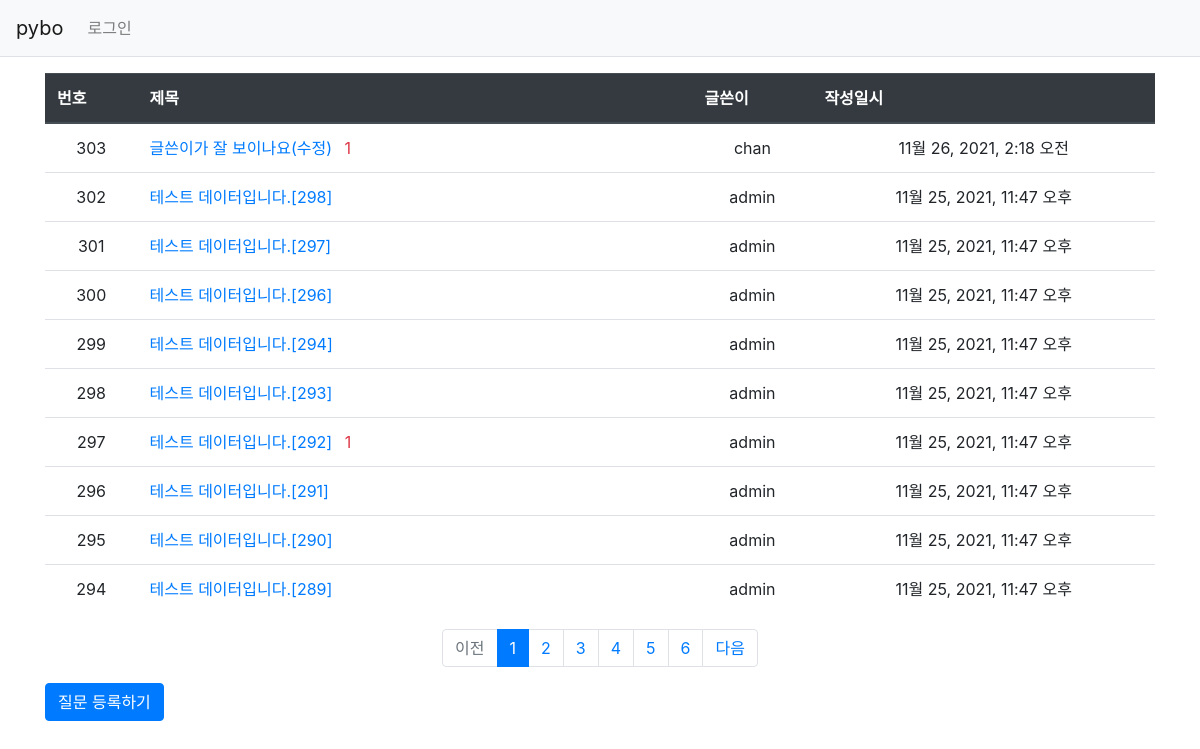
Screenshot of /pybo/ with the database file from the repository.
### pybo/models.py (models this page shows, shortened)
class Question(models.Model):
    author = models.ForeignKey(User, on_delete=models.CASCADE)
    subject = models.CharField(max_length=200)
    content = models.TextField()
    create_date = models.DateTimeField()
    modify_date = models.DateTimeField(null=True, blank=True)

### pybo/views.py (the view)
# urls.py: path('', views.index, name='index')
def index(request):
    page = request.GET.get('page', '1') #페이지
    question_list = Question.objects.order_by('-create_date')
    paginator = Paginator(question_list, 10)
    page_obj = paginator.get_page(page)
    context = {'question_list' : page_obj}#question_list}
    return render(request, 'pybo/question_list.html', context)

### pybo/templatetags/pybo_filter.py (called while the page is built)
@register.filter
def sub(value, arg):
    return value - arg

### templates/pybo/question_list.html
{% extends 'base.html' %}
{% load pybo_filter %}
{% block content %}
<div class="container my-3">
    <table class="table">
        <thead>
        <tr class="thead-dark">
            <th>번호</th>
            <th style="width:50%">제목</th>
            <th>글쓴이</th>
            <th>작성일시</th>
        </tr>
        </thead>
        <tbody>
        {% if question_list %}
        {% for question in question_list %}
        <tr class="text-center">
            <td>{{ question_list.paginator.count|sub:question_list.start_index|sub:forloop.counter0|add:1}}</td>
            <td class="text-left"><a href="{% url 'pybo:detail' question.id %}">
                {{ question.subject }}
                {% if question.answer_set.count > 0 %}
                <span class="text-danger samll ml-2">
                    {{ question.answer_set.count}}
                </span>
                {% endif %}
            </a></td>
            <td>{{ question.author.username}}</td>
            <td>{{question.create_date}}</td>
        </tr>
        {% endfor %}
        {% else %}
        <tr>
            <td colspan="3"> 질문이 없습니다.</td>
        </tr>
        {% endif %}
        </tbody>
    </table>
    <ul class="pagination justify-content-center">
        {% if question_list.has_previous %}
        <li class="page-item">
            <a class="page-link" href="?page={{ question_list.previous_page_number }}">이전</a>
        </li>
        {% else%}
        <li class="page-item disabled">
            <a class="page-link" tabindex="-1" aria-disabled="true" href="#">이전</a>
        </li>
        {% endif %}
        {% for page_number in question_list.paginator.page_range %}
            {% if page_number >= question_list.number|add:-5 and page_number <= question_list.number|add:5 %}
            {% if page_number == question_list.number %}
            <li class="page-item active" aria-current="page">
                <a class="page-link" href="?page={{ page_number }}">
                    {{ page_number }}
                </a>
            </li>
            {% else %}
            <li class="page-item">
                <a class="page-link" href="?page={{ page_number }}">
                    {{ page_number }}
                </a>
            </li>
            {% endif %}
            {% endif %}
        {% endfor %}
        {% if question_list.has_next %}
        <li class="page-item">
            <a class="page-link" href="?page={{ question_list.next_page_number }}">다음</a>
        </li>
        {% else %}
        <li class="page-item disabled">
            <a class="page-link" tabindex="-1" aria-disabled="true" href="#">다음</a>
        </li>
        {% endif %}
    </ul>
    <a href="{% url 'pybo:question_create' %}" class="btn btn-primary">질문 등록하기</a>
</div>
{% endblock %}

### rows the page displays
Question: paginator.count|sub "303", subject "글쓴이가 잘 보이나요(수정)", answer_set.count "1", author.username "chan", create_date "11월 26, 2021, 2:18 오전"
Question: paginator.count|sub "302", subject "테스트 데이터입니다.[298]", author.username "admin", create_date "11월 25, 2021, 11:47 오후"
Question: paginator.count|sub "301", subject "테스트 데이터입니다.[297]", author.username "admin", create_date "11월 25, 2021, 11:47 오후"
Question: paginator.count|sub "300", subject "테스트 데이터입니다.[296]", author.username "admin", create_date "11월 25, 2021, 11:47 오후"
Question: paginator.count|sub "299", subject "테스트 데이터입니다.[294]", author.username "admin", create_date "11월 25, 2021, 11:47 오후"
Question: paginator.count|sub "298", subject "테스트 데이터입니다.[293]", author.username "admin", create_date "11월 25, 2021, 11:47 오후"
Question: paginator.count|sub "297", subject "테스트 데이터입니다.[292]", answer_set.count "1", author.username "admin", create_date "11월 25, 2021, 11:47 오후"
Question: paginator.count|sub "296", subject "테스트 데이터입니다.[291]", author.username "admin", create_date "11월 25, 2021, 11:47 오후"
Question: paginator.count|sub "295", subject "테스트 데이터입니다.[290]", author.username "admin", create_date "11월 25, 2021, 11:47 오후"
Question: paginator.count|sub "294", subject "테스트 데이터입니다.[289]", author.username "admin", create_date "11월 25, 2021, 11:47 오후"

### other values shown
{{ page_number }} "1"
{{ page_number }} "2" "3" "4" "5" "6"
